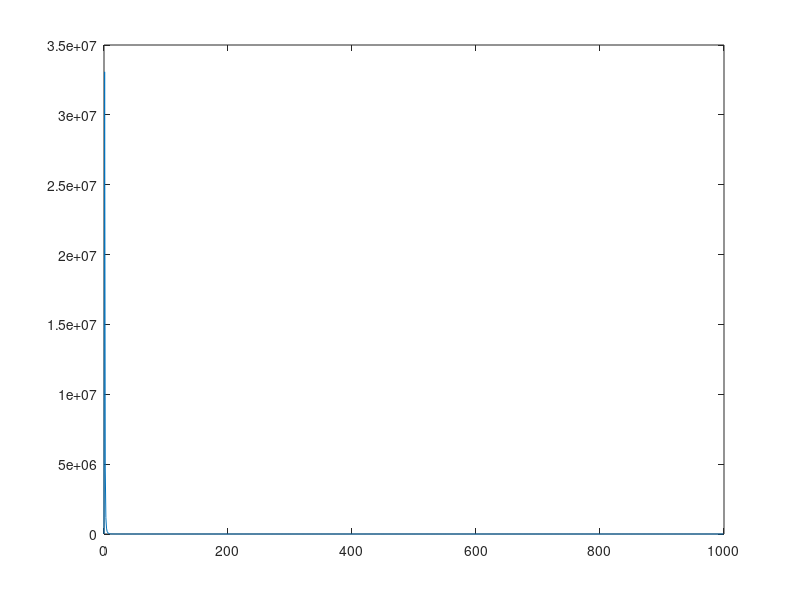

The MATLAB source for this figure:
% HW 8 - question 21-21
% 
% Matthew Pabin

clear
clc
close all

c0 = 2.9979 * 10^14;     % m/s
h = 6.6207 * 10^6;             % J*s
k = 1.3805 * 10^-17;    % J/K
T = 5780;               % K

lambda = (0.01:1000);    %m
c1 = 3.742 * 10^8;
c2 = 1.439 * 10^4;


E = (lambda.^(5).*(exp(c2./(lambda.*T))-1));
E = c1./E;
plot(lambda,E)